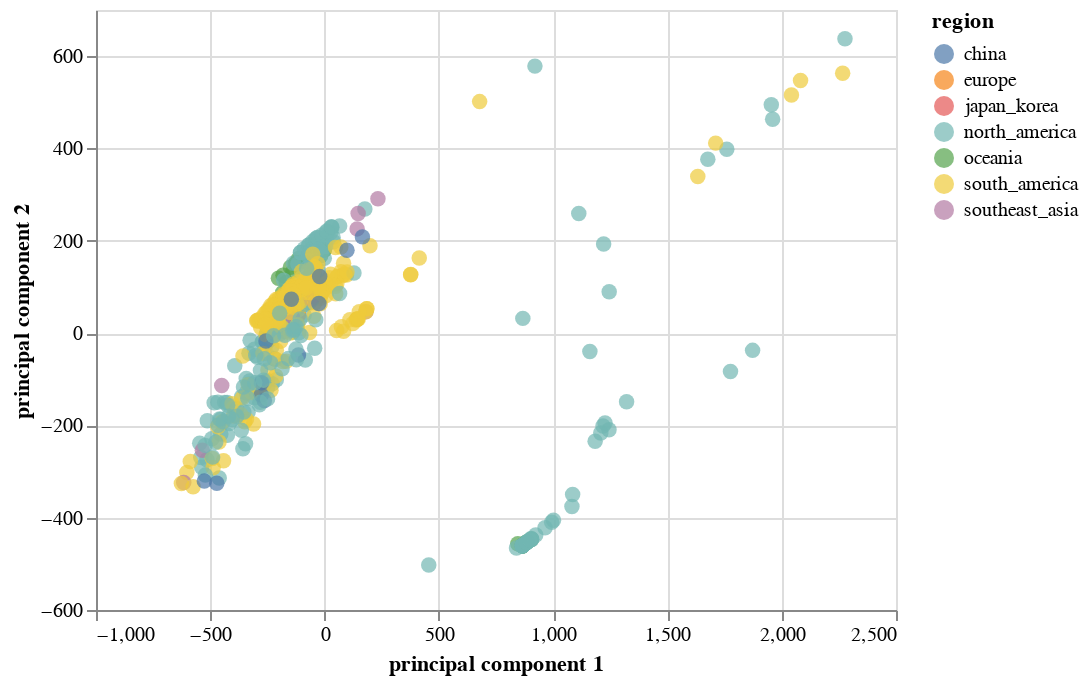

Notebook code for this chart:
### Code cell
import altair as alt
brush = alt.selection(type='interval', resolve='global')
#link the charts
alt.Chart(finalDf).mark_circle(size=60).encode(
    x='principal component 1',
    y='principal component 2',
    color='region',
    tooltip=['strain', 'region']
).interactive()
#Make this into a website (view compiled vega -- gives you the javascript -- put that into a HTML script)

### Figure 1 — Vega-Lite specification as saved in the notebook (floating-point values rounded to 4 significant figures; data arrays with more than 128 entries replaced by an {"elided": "..."} marker saying what was removed)
{"$schema": "https://vega.github.io/schema/vega-lite/v3.3.0.json", "config": {"mark": {"tooltip": null}, "view": {"height": 300, "width": 400}}, "data": {"name": "data-d7827bd464df6958743303b5ecd92a15"}, "datasets": {"data-d7827bd464df6958743303b5ecd92a15": {"elided": "701 records"}}, "encoding": {"color": {"field": "region", "type": "nominal"}, "tooltip": [{"field": "strain", "type": "nominal"}, {"field": "region", "type": "nominal"}], "x": {"field": "principal component 1", "type": "quantitative"}, "y": {"field": "principal component 2", "type": "quantitative"}}, "mark": {"size": 60, "type": "circle"}, "selection": {"selector001": {"bind": "scales", "encodings": ["x", "y"], "type": "interval"}}}
